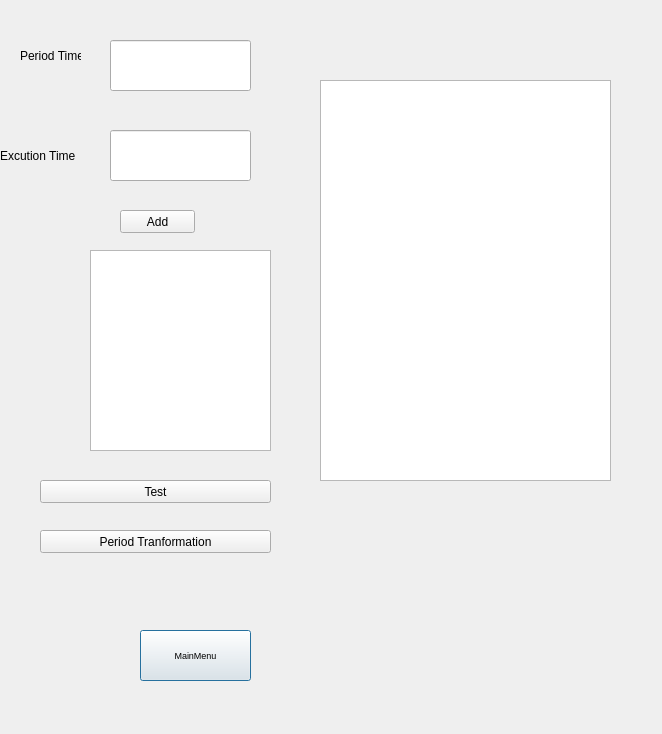
<?xml version="1.0" encoding="UTF-8"?>
<ui version="4.0">
 <class>Dialog</class>
 <widget class="QDialog" name="Dialog">
  <property name="geometry">
   <rect>
    <x>0</x>
    <y>0</y>
    <width>662</width>
    <height>734</height>
   </rect>
  </property>
  <property name="windowTitle">
   <string>Dialog</string>
  </property>
  <widget class="QPushButton" name="MainMenu">
   <property name="geometry">
    <rect>
     <x>140</x>
     <y>630</y>
     <width>111</width>
     <height>51</height>
    </rect>
   </property>
   <property name="font">
    <font>
     <pointsize>7</pointsize>
    </font>
   </property>
   <property name="text">
    <string>MainMenu</string>
   </property>
  </widget>
  <widget class="QLineEdit" name="ExcutionTime">
   <property name="geometry">
    <rect>
     <x>110</x>
     <y>130</y>
     <width>141</width>
     <height>51</height>
    </rect>
   </property>
  </widget>
  <widget class="QLabel" name="label_3">
   <property name="geometry">
    <rect>
     <x>20</x>
     <y>40</y>
     <width>61</width>
     <height>31</height>
    </rect>
   </property>
   <property name="text">
    <string>Period Time</string>
   </property>
  </widget>
  <widget class="QPushButton" name="AddTask">
   <property name="geometry">
    <rect>
     <x>120</x>
     <y>210</y>
     <width>75</width>
     <height>23</height>
    </rect>
   </property>
   <property name="text">
    <string>Add</string>
   </property>
  </widget>
  <widget class="QTextEdit" name="textEdit">
   <property name="geometry">
    <rect>
     <x>90</x>
     <y>250</y>
     <width>181</width>
     <height>201</height>
    </rect>
   </property>
  </widget>
  <widget class="QPushButton" name="RunProgram">
   <property name="geometry">
    <rect>
     <x>40</x>
     <y>480</y>
     <width>231</width>
     <height>23</height>
    </rect>
   </property>
   <property name="text">
    <string>Test</string>
   </property>
  </widget>
  <widget class="QLineEdit" name="PeriodTime">
   <property name="geometry">
    <rect>
     <x>110</x>
     <y>40</y>
     <width>141</width>
     <height>51</height>
    </rect>
   </property>
  </widget>
  <widget class="QLabel" name="label_5">
   <property name="geometry">
    <rect>
     <x>0</x>
     <y>140</y>
     <width>101</width>
     <height>31</height>
    </rect>
   </property>
   <property name="text">
    <string>Excution Time</string>
   </property>
  </widget>
  <widget class="QTextEdit" name="Report">
   <property name="geometry">
    <rect>
     <x>320</x>
     <y>80</y>
     <width>291</width>
     <height>401</height>
    </rect>
   </property>
  </widget>
  <widget class="QPushButton" name="PeriodTransformation">
   <property name="geometry">
    <rect>
     <x>40</x>
     <y>530</y>
     <width>231</width>
     <height>23</height>
    </rect>
   </property>
   <property name="text">
    <string>Period Tranformation</string>
   </property>
  </widget>
 </widget>
 <resources/>
 <connections/>
</ui>
